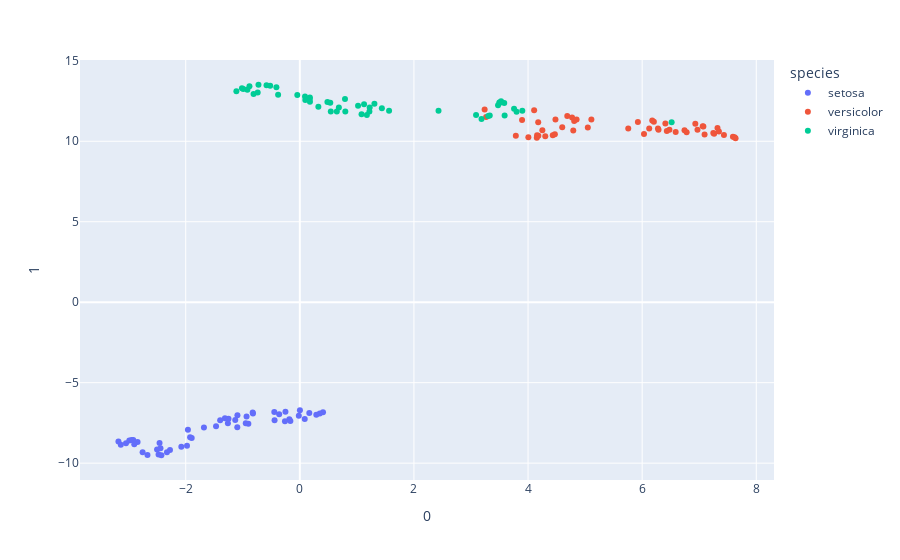

The notebook cell saved with this chart:
### Markdown cell above
3. Aplicamos UMAP sobre el dataset, y graficamos el resultado.

### Code cell
features = df.loc[:, :'petal_width']

umap_2d = UMAP(n_components=2, init='random', random_state=0)

proj_2d = umap_2d.fit_transform(features)

fig_2d = px.scatter(
    proj_2d, x=0, y=1,
    color=df.species, labels={'color': 'species'}
)

fig_2d.show()
